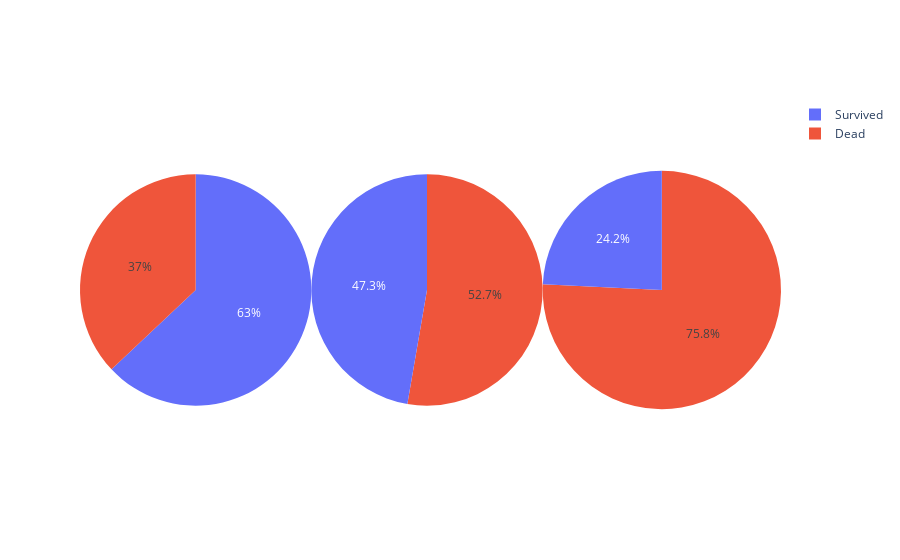

The code cell stored with this chart in its notebook:
### Code cell
import plotly.graph_objects as go

fig = go.Figure()

fig.add_trace(
    go.Pie(labels =df_pc.index,
           values = df_pc[1],
           domain = {'x':[0,0.33], 'y':[0,1]})
),

fig.add_trace(
    go.Pie(labels =df_pc.index,
           values = df_pc[2],
           domain = {'x':[0.33,0.66], 'y':[0,1]})
),

fig.add_trace(
    go.Pie(labels =df_pc.index,
           values = df_pc[3],
           domain = {'x':[0.66,1], 'y':[0,1]})
)

fig.show()

### Figure 1 — Plotly figure (JSON) as saved in the notebook; plotly's stock layout.template omitted (floating-point values rounded to 4 significant figures)
{"data": [{"domain": {"x": [0, 0.33], "y": [0, 1]}, "labels": ["Survived", "Dead"], "type": "pie", "values": [136, 80]}, {"domain": {"x": [0.33, 0.66], "y": [0, 1]}, "labels": ["Survived", "Dead"], "type": "pie", "values": [87, 97]}, {"domain": {"x": [0.66, 1], "y": [0, 1]}, "labels": ["Survived", "Dead"], "type": "pie", "values": [119, 372]}], "layout": {}}
